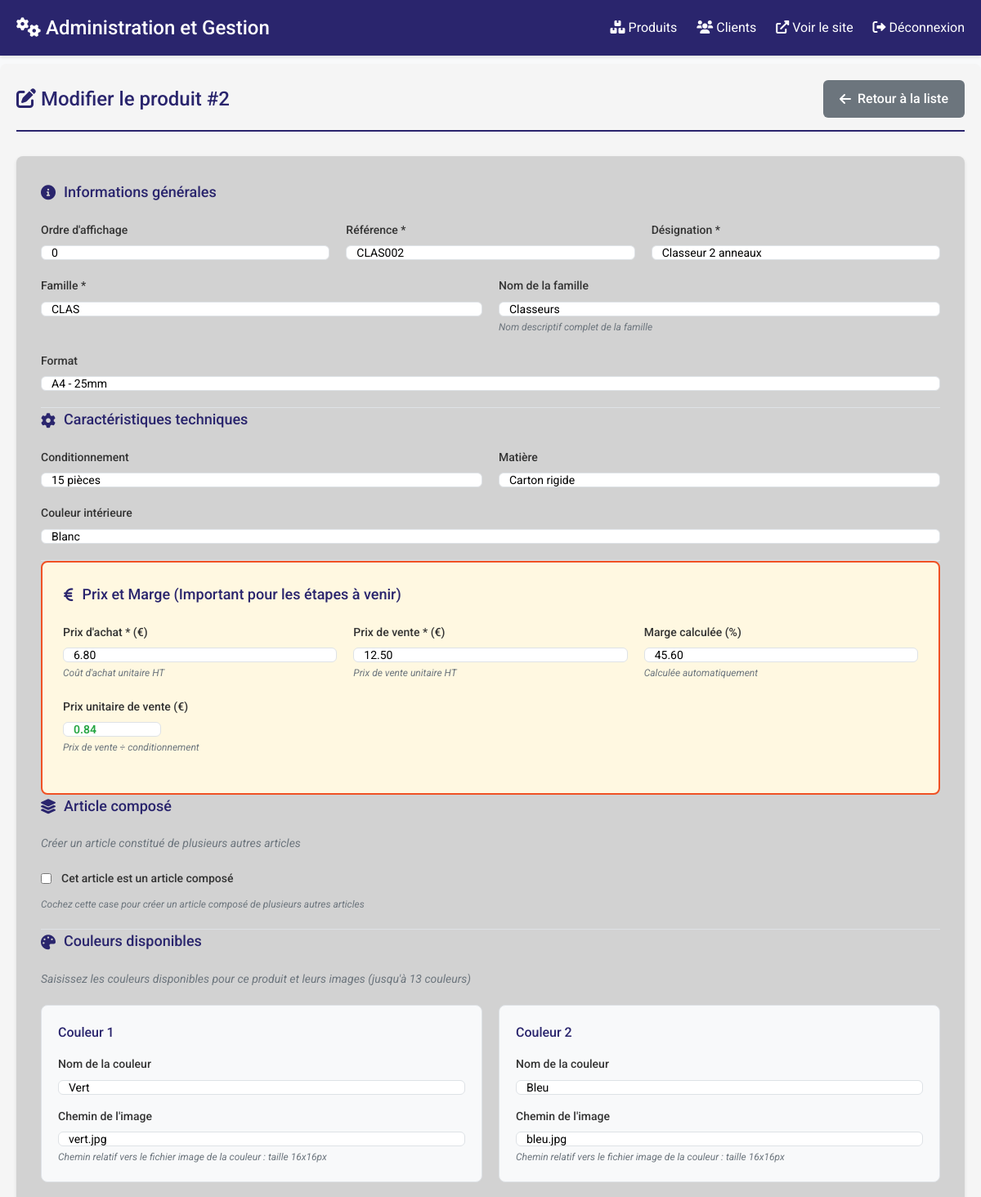
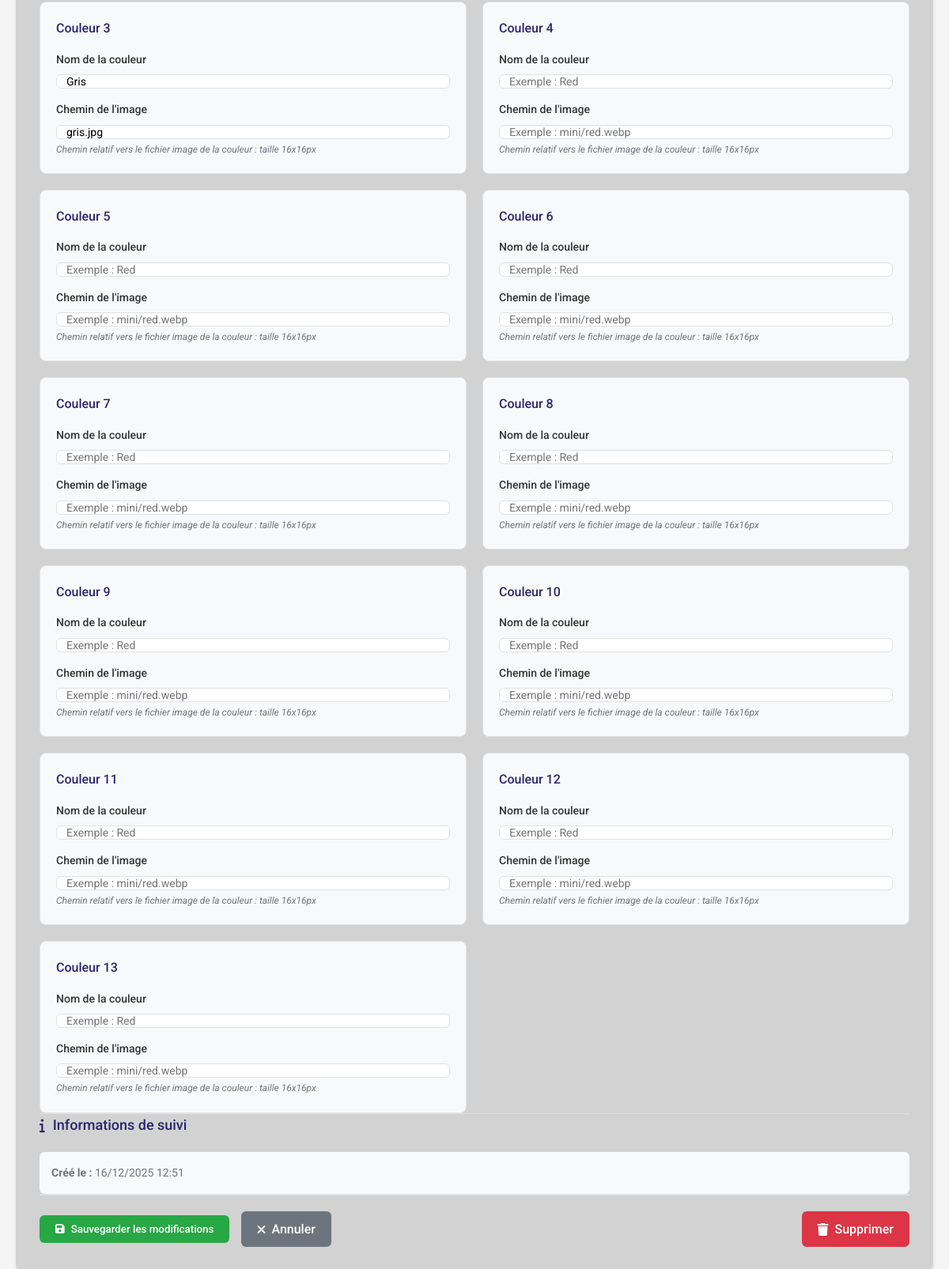
/admin/modifier.php?id=2, run on the app's committed database (2 pictures, top to bottom).
### tables this page shows
CREATE TABLE IF NOT EXISTS produits (
    id INT AUTO_INCREMENT PRIMARY KEY,
    famille VARCHAR(50) NOT NULL,
    nomDeLaFamille VARCHAR(100) NOT NULL,
    reference VARCHAR(50) NOT NULL,
    designation TEXT NOT NULL,
    format VARCHAR(50),
    prixAchat DECIMAL(10,2),
    prixVente DECIMAL(10,2) NOT NULL,
    conditionnement VARCHAR(100),
    matiere VARCHAR(100),
    couleur_interieur VARCHAR(50),
    couleur_ext1 VARCHAR(50),
    imageCoul1 VARCHAR(255),
    couleur_ext2 VARCHAR(50),
    imageCoul2 VARCHAR(255),
    couleur_ext3 VARCHAR(50),
    imageCoul3 VARCHAR(255),
    couleur_ext4 VARCHAR(50),
    imageCoul4 VARCHAR(255),
    couleur_ext5 VARCHAR(50),
    imageCoul5 VARCHAR(255),
    couleur_ext6 VARCHAR(50),
    imageCoul6 VARCHAR(255),
    couleur_ext7 VARCHAR(50),
    imageCoul7 VARCHAR(255),
    couleur_ext8 VARCHAR(50),
    imageCoul8 VARCHAR(255),
    couleur_ext9 VARCHAR(50),
    imageCoul9 VARCHAR(255),
    couleur_ext10 VARCHAR(50),
    imageCoul10 VARCHAR(255),
    couleur_ext11 VARCHAR(50),
    imageCoul11 VARCHAR(255),
    couleur_ext12 VARCHAR(50),
    imageCoul12 VARCHAR(255),
    couleur_ext13 VARCHAR(50),
    imageCoul13 VARCHAR(255),
    created_at TIMESTAMP DEFAULT CURRENT_TIMESTAMP,
    updated_at TIMESTAMP DEFAULT CURRENT_TIMESTAMP ON UPDATE CURRENT_TIMESTAMP
);

### includes/database.php (called while the page is built, shortened)
<?php
class Database {
    private static $instance = null;
    private $connection;
    private $host = 'localhost';
    private $dbname = 'photo';
    private $username = 'root';
    private $password = '';
    private function __construct() {
        try {
            $this->connection = new PDO(
                "mysql:host={$this->host};dbname={$this->dbname};charset=utf8mb4",
                $this->username,
                $this->password,
                [
                    PDO::ATTR_ERRMODE => PDO::ERRMODE_EXCEPTION,
                    PDO::ATTR_DEFAULT_FETCH_MODE => PDO::FETCH_ASSOC,
                    PDO::ATTR_EMULATE_PREPARES => false
                ]
            );
        } catch(PDOException $e) {
            die("Erreur de connexion à la base de données : " . $e->getMessage());
        }
    }
    public static function getInstance() {
        if (self::$instance === null) {
            self::$instance = new self();
        }
        return self::$instance;
    }
    public function prepare($sql) {
        return $this->connection->prepare($sql);
    }
}
?>

### admin/modifier.php (the view, shortened to what this page needs)
<?php
$id = intval($_GET['id']);
$db = Database::getInstance();
$stmt = $db->prepare("SELECT * FROM produits WHERE id = ?");
$stmt->execute([$id]);
$produit = $stmt->fetch(PDO::FETCH_ASSOC);
include 'header.php';
?>
    <div class="page-header">
        <h2><i class="fas fa-edit"></i> Modifier le produit #<?= $produit['id'] ?></h2>
        <div>
            <a href="index.php" class="btn btn-secondary">
                <i class="fas fa-arrow-left"></i> Retour à la liste
            </a>
        </div>
    </div>
    <form method="POST" class="product-form">
        <div class="form-section">
            <h3><i class="fas fa-info-circle"></i> Informations générales</h3>
            <div class="form-row admin-form-row">
                <div class="form-group admin-col-ordre">
                    <label for="ordre">Ordre d'affichage</label>
                    <input type="number" id="ordre" name="ordre" min="0" step="1"
                           value="<?= htmlspecialchars($_POST['ordre'] ?? $produit['ordre'] ?? '0') ?>"
                           placeholder="0" class="admin-input-full">
                </div>
                <div class="form-group admin-col-reference">
                    <label for="reference">Référence *</label>
                    <input type="text" id="reference" name="reference" required
                           value="<?= htmlspecialchars($_POST['reference'] ?? $produit['reference'] ?? '') ?>"
                           placeholder="Ex: REL-A4-001" class="admin-input-full">
                </div>
                <div class="form-group admin-col-designation">
                    <label for="designation">Désignation *</label>
                    <input type="text" id="designation" name="designation" required
                           value="<?= htmlspecialchars($_POST['designation'] ?? $produit['designation'] ?? '') ?>"
                           placeholder="Ex: Reliure spirale A4" class="admin-input-full">
                </div>
            </div>
            <div class="form-row">
                <div class="form-group">
                    <label for="famille">Famille *</label>
                    <input type="text" id="famille" name="famille" required list="famillesList"
                           value="<?= htmlspecialchars($_POST['famille'] ?? $produit['famille'] ?? '') ?>"
                           placeholder="Ex: Reliures, Couvertures...">
                </div>
                <div class="form-group">
                    <label for="nomDeLaFamille">Nom de la famille</label>
                    <input type="text" id="nomDeLaFamille" name="nomDeLaFamille"
                           value="<?= htmlspecialchars($_POST['nomDeLaFamille'] ?? $produit['nomDeLaFamille'] ?? '') ?>"
                           placeholder="Ex: Reliures personnalisées">
                    <small class="form-help">Nom descriptif complet de la famille</small>
                </div>
            </div>
            <div class="form-row">
                <div class="form-group">
                    <label for="format">Format</label>
                    <input type="text" id="format" name="format"
                           value="<?= htmlspecialchars($_POST['format'] ?? $produit['format'] ?? '') ?>"
                           placeholder="Ex: A4, A5, 21x29.7cm">
                </div>
            </div>
        </div>
        <div class="form-section">
            <h3><i class="fas fa-cog"></i> Caractéristiques techniques</h3>
            <div class="form-row">
                <div class="form-group">
                    <label for="conditionnement">Conditionnement</label>
                    <input type="text" id="conditionnement" name="conditionnement"
                           value="<?= htmlspecialchars($_POST['conditionnement'] ?? $produit['conditionnement'] ?? '') ?>"
                           placeholder="Ex: Par unité, Par lot de 10...">
                </div>
                <div class="form-group">
                    <label for="matiere">Matière</label>
                    <input type="text" id="matiere" name="matiere"
                           value="<?= htmlspecialchars($_POST['matiere'] ?? $produit['matiere'] ?? '') ?>"
                           placeholder="Ex: Papier, Carton, Plastique">
                </div>
            </div>
            <div class="form-row">
                <div class="form-group">
                    <label for="couleur_interieur">Couleur intérieure</label>
                    <input type="text" id="couleur_interieur" name="couleur_interieur"
                           value="<?= htmlspecialchars($_POST['couleur_interieur'] ?? $produit['couleur_interieur'] ?? '') ?>"
                           placeholder="Ex: Blanc, Ivoire, Couleur">
                </div>
            </div>
        </div>
        <div class="form-section highlight-section">
            <h3><i class="fas fa-euro-sign"></i> Prix et Marge (Important pour les étapes à venir)</h3>
            <div class="form-row admin-form-row center">
                <div class="form-group admin-col-25">
                    <label for="prixAchat">Prix d'achat * (€)</label>
                    <input type="number" id="prixAchat" name="prixAchat" required
                           min="0" step="0.01"
                           value="<?= htmlspecialchars($_POST['prixAchat'] ?? $produit['prixAchat'] ?? '0') ?>"
                           placeholder="0.00" class="admin-input-full">
                    <small class="form-help">Coût d'achat unitaire HT</small>
                </div>
                <div class="form-group admin-col-25">
                    <label for="prixVente">Prix de vente * (€)</label>
                    <input type="number" id="prixVente" name="prixVente" required
                           min="0" step="0.01"
                           value="<?= htmlspecialchars($_POST['prixVente'] ?? $produit['prixVente'] ?? '0') ?>"
                           placeholder="0.00" class="admin-input-full">
                    <small class="form-help">Prix de vente unitaire HT</small>
                </div>
                <div class="form-group admin-col-25">
                    <label for="marge">Marge calculée (%)</label>
                    <input type="number" id="marge" name="marge" readonly
                           value="<?= htmlspecialchars($_POST['marge'] ?? $produit['marge'] ?? '0') ?>"
                           placeholder="0.00" class="admin-input-full">
                    <small class="form-help">Calculée automatiquement</small>
                </div>
                <div class="form-group admin-col-25">
                    <label for="prixUnitaire" class="admin-prixunitaire-label">Prix unitaire de vente (€)</label>
                    <input type="number" id="prixUnitaire" name="prixUnitaire" readonly
                           class="admin-prixunitaire-input"
                           placeholder="0.00">
                    <small class="form-help admin-form-help-green">Prix de vente ÷ conditionnement</small>
                </div>
            </div>
        </div>
        <div class="form-section">
            <h3><i class="fas fa-layer-group"></i> Article composé</h3>
            <p class="section-description">Créer un article constitué de plusieurs autres articles</p>
            <div class="form-row">
                <div class="form-group">
                    <label class="checkbox-label">
                        <input type="checkbox" id="est_compose" name="est_compose" value="1"
                               <?= isset($_POST['est_compose']) ? (($_POST['est_compose'] == '1') ? 'checked' : '') : (($produit['est_compose'] ?? false) ? 'checked' : '') ?>>
                        <span>Cet article est un article composé</span>
                    </label>
                    <small class="form-help">Cochez cette case pour créer un article composé de plusieurs autres articles</small>
                </div>
            </div>
        </div>
        <div class="form-section">
            <h3><i class="fas fa-palette"></i> Couleurs disponibles</h3>
            <p class="section-description">Saisissez les couleurs disponibles pour ce produit et leurs images (jusqu'à 13 couleurs)</p>
            <div class="couleurs-container">
                <?php for ($i = 1; $i <= 13; $i++): ?>
                    <div class="couleur-item">
                        <h4>Couleur <?= $i ?></h4>
                        <div class="couleur-fields">
                            <div class="form-group">
                                <label for="couleur<?= $i ?>">Nom de la couleur</label>
                                <input type="text" id="couleur<?= $i ?>" name="couleur<?= $i ?>"
                                       value="<?= htmlspecialchars($_POST["couleur$i"] ?? $produit["couleur_ext$i"] ?? '') ?>"
                                       placeholder="Exemple : Red">
                            </div>
                            <div class="form-group">
                                <label for="imageCoul<?= $i ?>">Chemin de l'image</label>
                                <input type="text" id="imageCoul<?= $i ?>" name="imageCoul<?= $i ?>"
                                       value="<?= htmlspecialchars($_POST["imageCoul$i"] ?? $produit["imageCoul$i"] ?? '') ?>"
                                       placeholder="Exemple : mini/red.webp">
                                <small class="form-help">Chemin relatif vers le fichier image de la couleur : taille 16x16px</small>
                            </div>
                        </div>
                    </div>
                <?php endfor; ?>
            </div>
        </div>
        <div class="form-section">
            <h3><i class="fas fa-info"></i> Informations de suivi</h3>
            <div class="info-grid">
                <div class="info-item">
                    <strong>Créé le :</strong>
                    <?= date('d/m/Y H:i', strtotime($produit['dateCreation'] ?? 'now')) ?>
                </div>
            </div>
        </div>
        <div class="form-actions">
            <button type="submit" class="btn btn-success">
                <i class="fas fa-save"></i> Sauvegarder les modifications
            </button>
            <a href="index.php" class="btn btn-secondary">
                <i class="fas fa-times"></i> Annuler
            </a>
            <a href="?action=supprimer&id=<?= $produit['id'] ?>"
               class="btn btn-danger"
               onclick="return confirm('Êtes-vous sûr de vouloir supprimer ce produit ?')"
               style="margin-left: auto;">
                <i class="fas fa-trash"></i> Supprimer
            </a>
        </div>
    </form>
</div>
<?php include 'footer_simple.php'; ?>

### data on the page
produits: id "2", reference "CLAS002", designation "Classeur 2 anneaux", famille "CLAS", nomDeLaFamille "Classeurs", format "A4 - 25mm", conditionnement "15 pièces", matiere "Carton rigide", couleur_interieur "Blanc", prixAchat "6.80", prixVente "12.50", couleur1 "Vert", imageCoul1 "vert.jpg", couleur2 "Bleu", imageCoul2 "bleu.jpg", couleur3 "Gris", imageCoul3 "gris.jpg"

### other printed values
date('d/m/Y H:i', strtotime($produit['dateCreation'] ?? 'now')) "16/12/2025 12:51"
